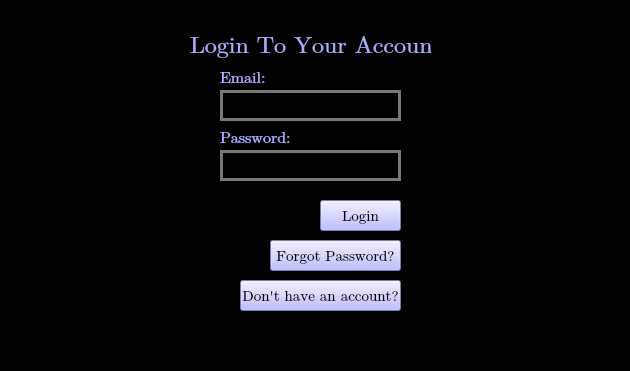
<?xml version="1.0" encoding="UTF-8"?>
<ui version="4.0">
 <class>MainWindow</class>
 <widget class="QMainWindow" name="MainWindow">
  <property name="geometry">
   <rect>
    <x>0</x>
    <y>0</y>
    <width>630</width>
    <height>371</height>
   </rect>
  </property>
  <property name="windowTitle">
   <string>MainWindow</string>
  </property>
  <property name="styleSheet">
   <string notr="true">QWidget {
    background-color:rgb(0, 0, 0)
}</string>
  </property>
  <widget class="QWidget" name="centralwidget">
   <widget class="QLabel" name="label">
    <property name="geometry">
     <rect>
      <x>190</x>
      <y>30</y>
      <width>241</width>
      <height>31</height>
     </rect>
    </property>
    <property name="font">
     <font>
      <family>Cambria Math</family>
      <pointsize>18</pointsize>
     </font>
    </property>
    <property name="styleSheet">
     <string notr="true">QLabel {
    color: rgb(170, 170, 255)
}</string>
    </property>
    <property name="text">
     <string>Login To Your Account</string>
    </property>
   </widget>
   <widget class="QPushButton" name="loginButton">
    <property name="geometry">
     <rect>
      <x>320</x>
      <y>200</y>
      <width>81</width>
      <height>31</height>
     </rect>
    </property>
    <property name="font">
     <font>
      <family>Cambria Math</family>
      <pointsize>11</pointsize>
     </font>
    </property>
    <property name="styleSheet">
     <string notr="true">QPushButton {
    background-color: rgb(170, 170, 255);
    color: rgb(0, 0, 0);

}


QPushButton:hover {
    background-color: rgb(128, 120, 215);
    color: rgb(0, 0, 0)
}

QPushButton:pressed {
    background-color: rgb(85, 170, 127);
    color: rgb(0, 0, 0)
}</string>
    </property>
    <property name="text">
     <string>Login</string>
    </property>
   </widget>
   <widget class="QLineEdit" name="lineEditemail">
    <property name="geometry">
     <rect>
      <x>220</x>
      <y>90</y>
      <width>181</width>
      <height>31</height>
     </rect>
    </property>
    <property name="styleSheet">
     <string notr="true">QLineEdit {
    background-color: rgb(0, 0, 0);
    border: 3px solid #777777; /* Optional: border color */
    padding: 5px; /* Optional: padding for better spacing */
}
</string>
    </property>
   </widget>
   <widget class="QLabel" name="label_3">
    <property name="geometry">
     <rect>
      <x>220</x>
      <y>130</y>
      <width>81</width>
      <height>16</height>
     </rect>
    </property>
    <property name="font">
     <font>
      <family>Cambria Math</family>
      <pointsize>12</pointsize>
     </font>
    </property>
    <property name="styleSheet">
     <string notr="true">QLabel {
    color: rgb(170, 170, 255)
}</string>
    </property>
    <property name="text">
     <string>Password:</string>
    </property>
   </widget>
   <widget class="QLineEdit" name="lineEditpassword">
    <property name="geometry">
     <rect>
      <x>220</x>
      <y>150</y>
      <width>181</width>
      <height>31</height>
     </rect>
    </property>
    <property name="styleSheet">
     <string notr="true">QLineEdit {
    background-color: rgb(0, 0, 0);
    border: 3px solid #777777; /* Optional: border color */
    padding: 5px; /* Optional: padding for better spacing */
}
</string>
    </property>
    <property name="text">
     <string/>
    </property>
   </widget>
   <widget class="QLabel" name="label_4">
    <property name="geometry">
     <rect>
      <x>220</x>
      <y>70</y>
      <width>71</width>
      <height>16</height>
     </rect>
    </property>
    <property name="font">
     <font>
      <family>Cambria Math</family>
      <pointsize>12</pointsize>
     </font>
    </property>
    <property name="styleSheet">
     <string notr="true">QLabel {
    color: rgb(170, 170, 255)
}</string>
    </property>
    <property name="text">
     <string>Email:</string>
    </property>
   </widget>
   <widget class="QPushButton" name="forgotPassword">
    <property name="geometry">
     <rect>
      <x>270</x>
      <y>240</y>
      <width>131</width>
      <height>31</height>
     </rect>
    </property>
    <property name="font">
     <font>
      <family>Cambria Math</family>
      <pointsize>11</pointsize>
     </font>
    </property>
    <property name="styleSheet">
     <string notr="true">QPushButton {
    background-color: rgb(170, 170, 255);
    color: rgb(0, 0, 0);

}


QPushButton:hover {
    background-color: rgb(128, 120, 215);
    color: rgb(0, 0, 0)
}

QPushButton:pressed {
    background-color: rgb(85, 170, 127);
    color: rgb(0, 0, 0)
}</string>
    </property>
    <property name="text">
     <string>Forgot Password?</string>
    </property>
   </widget>
   <widget class="QPushButton" name="registerButton">
    <property name="geometry">
     <rect>
      <x>240</x>
      <y>280</y>
      <width>161</width>
      <height>31</height>
     </rect>
    </property>
    <property name="font">
     <font>
      <family>Cambria Math</family>
      <pointsize>11</pointsize>
     </font>
    </property>
    <property name="styleSheet">
     <string notr="true">QPushButton {
    background-color: rgb(170, 170, 255);
    color: rgb(0, 0, 0);

}


QPushButton:hover {
    background-color: rgb(128, 120, 215);
    color: rgb(0, 0, 0)
}

QPushButton:pressed {
    background-color: rgb(85, 170, 127);
    color: rgb(0, 0, 0)
}</string>
    </property>
    <property name="text">
     <string>Don't have an account?</string>
    </property>
   </widget>
  </widget>
  <widget class="QMenuBar" name="menubar">
   <property name="geometry">
    <rect>
     <x>0</x>
     <y>0</y>
     <width>630</width>
     <height>21</height>
    </rect>
   </property>
  </widget>
  <widget class="QStatusBar" name="statusbar"/>
 </widget>
 <resources/>
 <connections/>
</ui>
